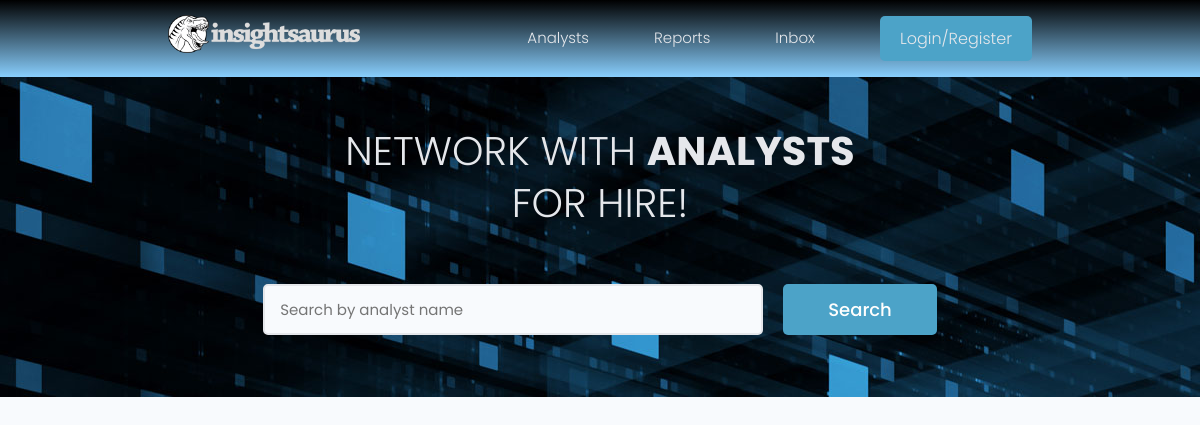
/users/, run on an earlier commit of the app's database.
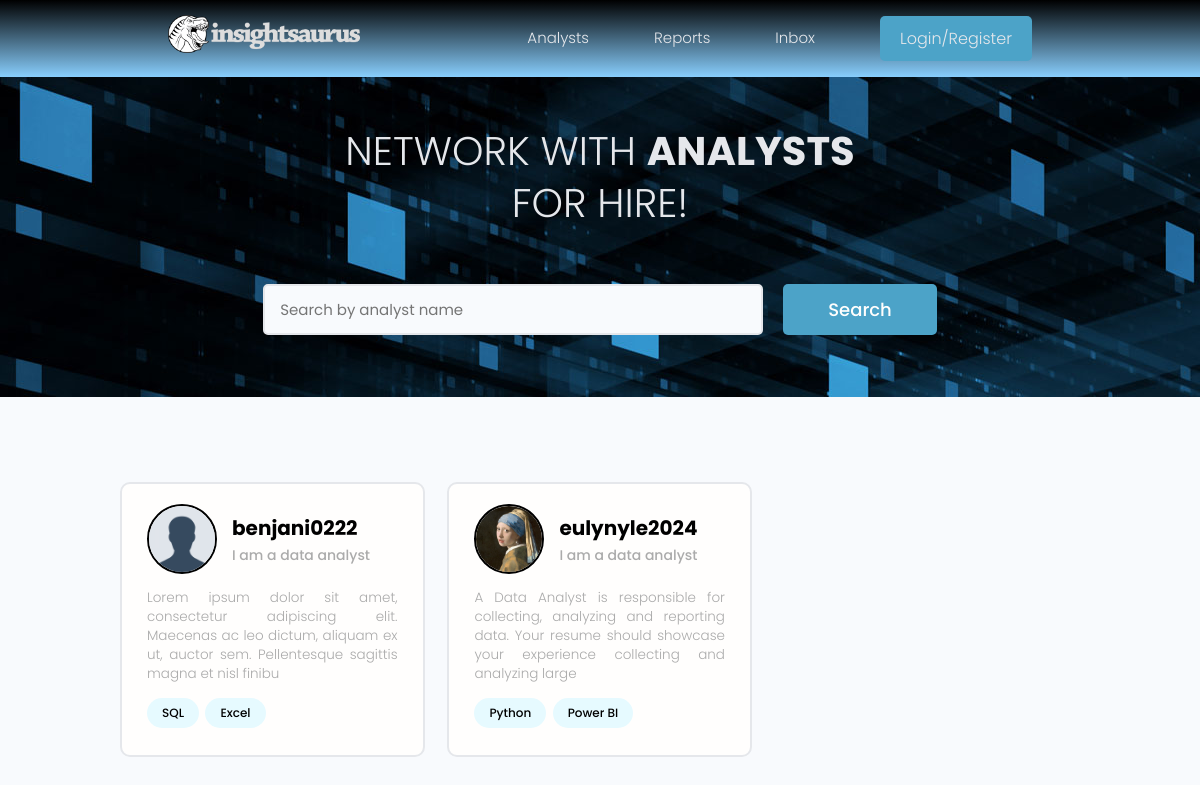
And on a later commit of the database.
### users/models.py (models this page shows, shortened)
class Profile(models.Model):
    user = models.OneToOneField(User, on_delete=models.CASCADE, null=True, blank=True)
    name = models.CharField(max_length=200, blank=True, null=True)
    email = models.EmailField(max_length=200, blank=True, null=True)
    username = models.CharField(max_length=200, blank=True, null=True)
    location = models.CharField(max_length=200, blank=True, null=True)
    short_bio = models.CharField(max_length=200, blank=True, null=True)
    bio = models.CharField(max_length=2000, blank=True, null=True)
    profile_image = models.ImageField(null=True, blank=True, upload_to='profiles/', default="profiles/default-profile.png")
    available = models.BooleanField(default=False)
    created = models.DateTimeField(auto_now_add=True)
    id_num = models.UUIDField(default=uuid.uuid4, unique=True, primary_key=True, editable=False)

class Skill(models.Model):
    owner = models.ForeignKey(Profile, on_delete=models.CASCADE, null=True, blank=True)
    name = models.CharField(max_length=200, blank=True, null=True)
    description = models.TextField(null=True, blank=True)
    created = models.DateTimeField(auto_now_add=True)
    id_num = models.UUIDField(default=uuid.uuid4, unique=True, primary_key=True, editable=False)
    def __str__(self):
        return str(self.name)

### users/views.py (the view)
# urls.py: path('', views.profiles, name="profiles"),
def profiles(request):
    profiles = Profile.objects.all()
    context = {'profiles': profiles}
    return render(request, 'users/profiles.html', context)

### users/templates/users/profiles.html (shortened to what this page needs)
{% extends 'main.html' %}
{% block content %}
<main class="home">
    <section class="hero-section text-center">
      <div class="container container--narrow">
        <div class="hero-section__box">
          <h2>NETWORK WITH <span>ANALYSTS</span></h2>
          <h2>FOR HIRE!</h2>
        </div>
        <div class="hero-section__search">
          <form class="form" action="#" method="get">
            <div class="form__field">
              <input class="input input--text" id="formInput#search" type="text" name="text"
                placeholder="Search by analyst name" />
            </div>
            <input class="btn btn--sub btn--lg" type="submit" value="Search" />
          </form>
        </div>
      </div>
    </section>
    <section class="devlist">
      <div class="container">
        <div class="grid grid--three">
          {% for profile in profiles %}
          <div class="column card">
            <div class="dev">
              <a href="{% url 'user-profile' profile.id_num %}" class="card__body">
                <div class="dev__profile">
                  <img class="avatar avatar--md" src="{{ profile.profile_image.url }}" alt="image" />
                  <div class="dev__meta">
                    <h3>{{ profile.username }}</h3>
                    <h5>{{ profile.short_bio|slice:"50" }}</h5>
                  </div>
                </div>
                <p class="dev__info">{{ profile.bio|slice:"150" }}</p>
                <div class="dev__skills">
                  {% for skill in profile.skill_set.all|slice:"5" %}
                  <span class="tag tag--pill tag--main">
                    <small>{{skill}}</small>
                  </span>
                  {% endfor %}
                </div>
              </a>
            </div>
          </div>
          {% endfor %}
        </div>
      </div>
    </section>
  </main>
{% endblock content %}

What changed in the data, as far as the page shows it:
added Profile: profile_image (placeholder picture), username "benjani0222", short_bio "I am a data analyst", bio "Lorem ipsum dolor sit amet, consectetur adipiscing elit. Maecenas ac leo dictum, aliquam ex ut, auctor sem. Pellentesque sagittis magna et nisl finibu"
added Skill: name "SQL", shown under "benjani0222"
added Skill: name "Excel", shown under "benjani0222"
added Profile: profile_image (picture), username "eulynyle2024", short_bio "I am a data analyst", bio "A Data Analyst is responsible for collecting, analyzing and reporting data. Your resume should showcase your experience collecting and analyzing large"
added Skill: name "Python", shown under "eulynyle2024"
added Skill: name "Power BI", shown under "eulynyle2024"
